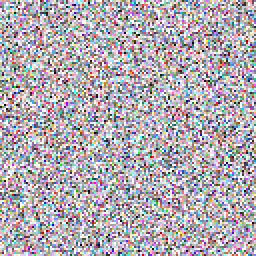
#> input picture samples/step_0002000.png, 128 x 128 px (shown 2 times larger)
$ python preprocess.py --input ../samples
#> lines starting #> are read from the running program, lines starting #| are printed output that depends on the picture
### server/postprocess/grid_snap.py
"""Grid detection and pixel snapping for cleaning up generated pixel art.

Uses gradient analysis to detect if an image has been upscaled, then
downsamples to true pixel resolution using nearest-neighbor.
"""

import numpy as np
from scipy.signal import find_peaks


def detect_grid_size(image: np.ndarray) -> int:
    """Detect the pixel grid size of an image via gradient peak analysis.

    If the image was upscaled (e.g., 2x, 3x), the gradients will show
    peaks at regular intervals corresponding to the upscale factor.

    Args:
        image: (H, W, 3) or (H, W, 4) uint8 image

    Returns:
        Detected grid size (1 = native, 2 = 2x upscaled, etc.)
    """
    if image.ndim == 3 and image.shape[2] == 4:
        gray = np.mean(image[:, :, :3].astype(np.float32), axis=2)
    elif image.ndim == 3:
        gray = np.mean(image.astype(np.float32), axis=2)
    else:
        gray = image.astype(np.float32)

    H, W = gray.shape

    # Compute horizontal and vertical gradients
    grad_h = np.abs(np.diff(gray, axis=1)).sum(axis=0)  # (W-1,)
    grad_v = np.abs(np.diff(gray, axis=0)).sum(axis=1)  # (H-1,)

    best_grid = 1

    for grad, length in [(grad_h, W), (grad_v, H)]:
        if len(grad) < 8:
            continue

        # Autocorrelation to find periodicity
        grad_centered = grad - grad.mean()
        autocorr = np.correlate(grad_centered, grad_centered, mode="full")
        autocorr = autocorr[len(autocorr) // 2:]  # positive lags only

        if autocorr[0] == 0:
            continue
        autocorr = autocorr / autocorr[0]

        # Find peaks in autocorrelation
        peaks, props = find_peaks(autocorr, height=0.3, distance=1)

        if len(peaks) > 0:
            # The first strong peak gives the grid period
            candidate = peaks[0]
            if 2 <= candidate <= 8:  # reasonable upscale factors
                if candidate > best_grid:
                    best_grid = candidate

    return best_grid


# [39 lines left out: function downsample_to_grid, not called in this run]

### data/filter.py
"""Quality filtering for pixel art images.

Rejects images that are not true pixel art: too many colors, AA edges,
wrong resolution, upscaled, etc.
"""

import numpy as np
from PIL import Image


def is_valid_pixel_art(img: np.ndarray, max_colors: int = 256,
                       max_native_size: int = 256, min_size: int = 8,
                       max_aa_ratio: float = 0.05) -> tuple[bool, str]:
    """Check if an image qualifies as true pixel art.

    Args:
        img: (H, W, 4) RGBA uint8
        max_colors: Reject if more unique colors than this
        max_native_size: Reject if native res exceeds this
        min_size: Reject if smaller than this
        max_aa_ratio: Reject if more than this fraction of pixels have semi-transparent alpha

    Returns:
        (valid, reason) where reason explains rejection
    """
    H, W = img.shape[:2]

    # Size checks
    if H < min_size or W < min_size:
        return False, f"too small ({W}x{H})"
    if H > max_native_size or W > max_native_size:
        return False, f"too large ({W}x{H})"

    alpha = img[:, :, 3]
    rgb = img[:, :, :3]

    # Count unique colors (opaque pixels only)
    opaque = alpha > 0
    opaque_rgb = rgb[opaque]
    if len(opaque_rgb) == 0:
        return False, "fully transparent"

    unique_colors = len(np.unique(opaque_rgb, axis=0))
    if unique_colors > max_colors:
        return False, f"too many colors ({unique_colors})"

    # Check for anti-aliasing (semi-transparent pixels)
    semi_transparent = (alpha > 10) & (alpha < 245)
    aa_ratio = semi_transparent.sum() / max(opaque.sum(), 1)
    if aa_ratio > max_aa_ratio:
        return False, f"too much AA ({aa_ratio:.2%} semi-transparent)"

    return True, "ok"


# [62 lines left out: functions detect_effective_resolution, filter_directory, not called in this run]

### data/preprocess.py
"""Preprocess raw pixel art images for training.

Pipeline: grid detection -> downsample -> quality filter -> resize to target
-> palette extraction -> save with metadata.
"""

import argparse
import json
import os
from pathlib import Path

import numpy as np
from PIL import Image
from tqdm import tqdm
from sklearn.cluster import KMeans

from data.filter import is_valid_pixel_art
from data.attributes import detect_all_attributes
from server.postprocess.grid_snap import detect_grid_size, downsample_to_grid
from server.utils.color import srgb_to_oklab, oklab_to_srgb


TARGET_SIZE = 128


def extract_palette(img: np.ndarray, max_colors: int = 32) -> list[list[int]]:
    """Extract palette via K-means in OKLab."""
    alpha = img[:, :, 3]
    rgb = img[:, :, :3]
    opaque = rgb[alpha > 0]

    if len(opaque) == 0:
        return []

    unique = np.unique(opaque, axis=0)
    k = min(max_colors, len(unique))
    if k <= 0:
        return []

    lab = srgb_to_oklab(unique)
    kmeans = KMeans(n_clusters=k, n_init=5, max_iter=20, random_state=42)
    kmeans.fit(lab)

    palette_rgb = oklab_to_srgb(kmeans.cluster_centers_.astype(np.float32))
    return palette_rgb.tolist()


def process_image(img_path: Path, output_base: Path) -> bool:
    """Process a single image through the full pipeline."""
    try:
        img = np.array(Image.open(img_path).convert("RGBA"))
    except Exception:
        return False

    H, W = img.shape[:2]

    # Detect and correct upscaling
    grid = detect_grid_size(img)
    if grid > 1:
        img = downsample_to_grid(img, grid)
        H, W = img.shape[:2]

    # Quality filter
    valid, reason = is_valid_pixel_art(img)
    if not valid:
        return False

    target = TARGET_SIZE

    # Resize to target (nearest neighbor, pad to square)
    size = max(W, H)
    if size != target:
        # Pad to square first
        square = np.zeros((size, size, 4), dtype=np.uint8)
        y_off = (size - H) // 2
        x_off = (size - W) // 2
        square[y_off:y_off + H, x_off:x_off + W] = img
        img = square

        # Resize
        pil = Image.fromarray(img, "RGBA")
        pil = pil.resize((target, target), Image.NEAREST)
        img = np.array(pil)
    elif W != H:
        # Pad to square at current size, then resize
        square = np.zeros((size, size, 4), dtype=np.uint8)
        y_off = (size - H) // 2
        x_off = (size - W) // 2
        square[y_off:y_off + H, x_off:x_off + W] = img
        img = square
        if size != target:
            pil = Image.fromarray(img, "RGBA")
            pil = pil.resize((target, target), Image.NEAREST)
            img = np.array(pil)

    # Snap alpha to binary
    img[:, :, 3] = np.where(img[:, :, 3] >= 128, 255, 0)

    # Extract palette
    palette = extract_palette(img)

    # Detect attributes
    attributes = detect_all_attributes(img, palette, source_path=str(img_path.name))

    # Save
    out_dir = output_base / "128"
    out_dir.mkdir(parents=True, exist_ok=True)

    name = img_path.stem
    out_img = out_dir / f"{name}.png"
    out_meta = out_dir / f"{name}.json"

    Image.fromarray(img, "RGBA").save(out_img)

    meta = {
        "caption": "",  # filled by caption.py
        "palette": palette,
        "original_size": [int(W), int(H)],
        "grid_detected": int(grid),
        "source_name": img_path.name,
        "attributes": attributes,
    }
    with open(out_meta, "w") as f:
        json.dump(meta, f)

    return True


def main():
    parser = argparse.ArgumentParser(description="Preprocess pixel art for training")
    parser.add_argument("--input", required=True, help="Input directory with raw images")
    parser.add_argument("--output", default="data/processed", help="Output directory")
    args = parser.parse_args()

    input_dir = Path(args.input)
    output_dir = Path(args.output)

    all_images = list(input_dir.rglob("*.png"))
    print(f"Found {len(all_images)} images")

    accepted = 0
    for img_path in tqdm(all_images, desc="Processing"):
        if process_image(img_path, output_dir):
#> in process_image, img is the input picture: shape (128, 128, 4); mean R, G, B, A 96.7, 84.8, 99.7, 125.1
#> in detect_grid_size, `gray = np.mean(image[:, :, :3].astype(np.float32), axis=2)`:
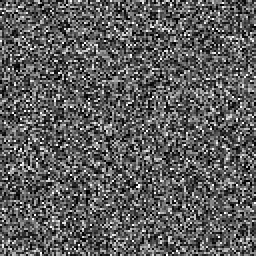
#> gray: shape (128, 128) float32 (shown 2 times larger); min 0, max 255, mean 93.7
#> in detect_grid_size, `grad_h = np.abs(np.diff(gray, axis=1)).sum(axis=0)`: grad_h = 127 values, max 9855.3 at index 119, min 6984 at index 116, mean 8428.3
#> in detect_grid_size, `grad_v = np.abs(np.diff(gray, axis=0)).sum(axis=1)`: grad_v = 127 values, max 9960.7 at index 125, min 6827.3 at index 66, mean 8458
#> the loop in detect_grid_size, `for grad, length in [(grad_h, W), (grad_v, H)]:` made 2 passes
#> (length, props) on passes 1 to 2: (128, {'peak_heights': empty array}), (128, {'peak_heights': empty array})
#> after the loop in detect_grid_size, `for grad, length in [(grad_h, W), (grad_v, H)]:`: best_grid = 1
#> in is_valid_pixel_art, `alpha = img[:, :, 3]`:
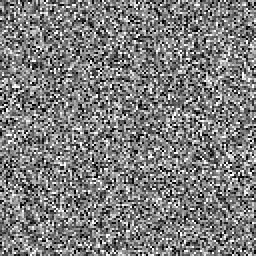
#> alpha: shape (128, 128) (shown 2 times larger); min 0, max 255, mean 125.1
#> in is_valid_pixel_art, `rgb = img[:, :, :3]`:
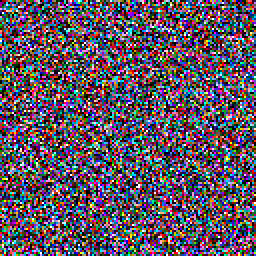
#> rgb: shape (128, 128, 3) (shown 2 times larger); mean R, G, B 96.7, 84.8, 99.7
#> in is_valid_pixel_art, `opaque = alpha > 0`:
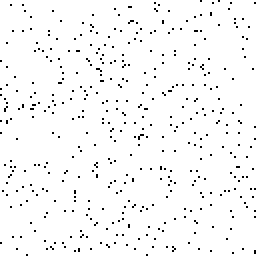
#> opaque: shape (128, 128) bool (shown 2 times larger); 97.1% white; black in thin lines or dots
#> in is_valid_pixel_art, `unique_colors = len(np.unique(opaque_rgb, axis=0))`: unique_colors = 12923
#> in process_image, `valid, reason = is_valid_pixel_art(img)`: valid = False; reason = 'too many colors (12923)'
            accepted += 1
#> pass 2 of the loop in main, `for img_path in tqdm(all_images, desc="Processing"):`:
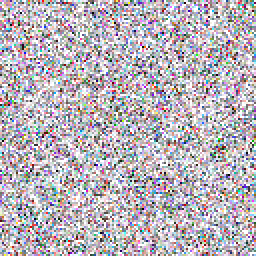
#> input picture samples/step_0004000.png, 128 x 128 px (shown 2 times larger)
#> in process_image, img is the input picture: shape (128, 128, 4); mean R, G, B, A 80.8, 65.6, 84.4, 102.8
#> in detect_grid_size (call 2), `gray = np.mean(image[:, :, :3].astype(np.float32), axis=2)`:
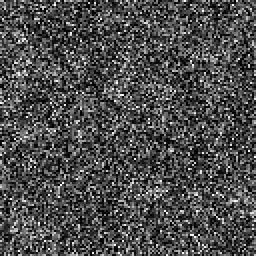
#> gray: shape (128, 128) float32 (shown 2 times larger); min 0, max 255, mean 76.9
#> grad_h = 127 values, max 9329.3 at index 63, min 6176 at index 84, mean 7803.6
#> grad_v = 127 values, max 9522.7 at index 45, min 6450 at index 101, mean 7807.4
#> the loop in detect_grid_size (call 2), `for grad, length in [(grad_h, W), (grad_v, H)]:` made 2 passes
#> after the loop in detect_grid_size (call 2), `for grad, length in [(grad_h, W), (grad_v, H)]:`: best_grid = 1
#> in is_valid_pixel_art (call 2), `opaque = alpha > 0`:
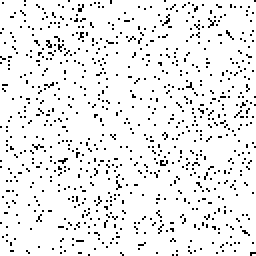
#> opaque: shape (128, 128) bool (shown 2 times larger); 92.8% white; black in thin lines or dots
#> unique_colors = 11845
#> reason = 'too many colors (11845)'

    print(f"\nProcessed: {accepted}/{len(all_images)} images accepted")
    size_dir = output_dir / "128"
    if size_dir.exists():
        count = len(list(size_dir.glob("*.png")))
        print(f"  128x128: {count} images")


if __name__ == "__main__":
    main()
